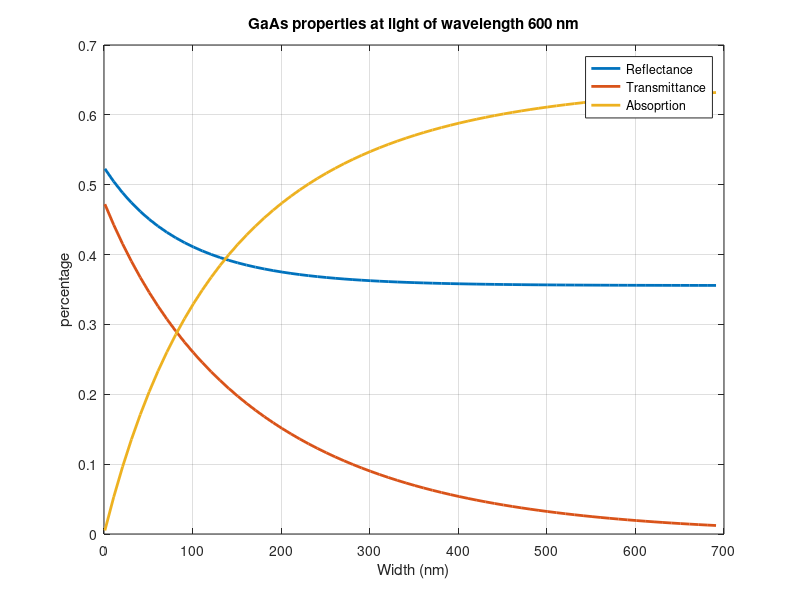

Reproduce this figure in MATLAB.
format long;
clc; clearvars; close all;

% Importing Data
data = importdata('GaAs.txt');
lamda_all = data(:,1);
n = data(:,2);
k = data(:,3);

lamda_all = lamda_all*1e-6;
alpha = 4*pi.*k./lamda_all;
R = ((n-1).^2+k.^2)./((n+1).^2+k.^2);

%s films having thicknesses varying from 1 nm to 0.7 μm
W = 1e-9:0.1e-7:7e-7;  

% For fixed wavelength 600nm
lamda = 600e-9;
idx = find(abs(lamda_all - lamda) < 20e-9);
R_fixed = R(idx(1));
alpha_fixed = alpha(idx(1));

% Calculation of reflectance, transmittance and absorbtion
R_w = R_fixed.*(1 + ((1-R_fixed).^2.* ...
    exp(-2*alpha_fixed*W))./(1-R_fixed.^2.*exp(-2*alpha_fixed*W)));

T_w = (exp(-alpha_fixed*W).*(1-R_fixed).^2)./(1-R_fixed.^2.*exp(-2*alpha_fixed*W));
A_w = 1-T_w-R_w;

% Ploting
figure(1);
plot(W/1e-9, R_w, 'Linewidth',2);
hold on;
plot(W/1e-9, T_w, 'Linewidth',2);
hold on;
plot(W/1e-9, A_w, 'Linewidth',2);

xlabel('Width (nm)');
ylabel("percentage");
legend('Reflectance', 'Transmittance','Absoprtion');
title("GaAs properties at light of wavelength 600 nm");
grid on;
